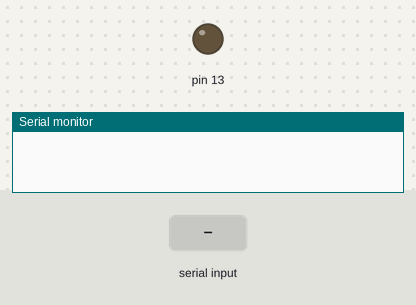
The sketch below on a simulated Arduino Uno, built with avr-gcc and run on an emulated ATmega328P. On the bench: output pins drawn as LEDs (lit = HIGH), the last lines printed to the serial monitor. Inputs (shaded band) come from the test bench.

Above: at 1.2 s.
1.3 s: "1" received over Serial
At 1.7 s:
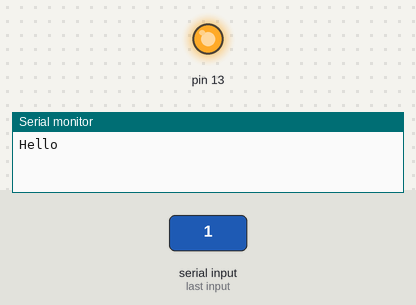
Timing chart, 0 to 4.3 s (numbered marks = the images above; inputs shaded):
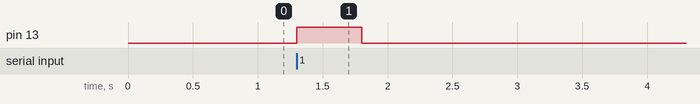

The sketch:

Arduino-serial.ino
```cpp
void setup() {
  Serial.begin(9600);

  pinMode(13, OUTPUT);
}

void loop() {


  if (Serial.available() > 0) {

    Serial.println("Hello");
    char incomingByte = Serial.read();

    if(incomingByte == '1')
    {
      digitalWrite(13, HIGH);
      delay(500);
      digitalWrite(13, LOW);
      delay(500);
    }

  }

}
```

Measured:
- after the input at 1.3 s, pin 13: LOW → HIGH at once, → LOW 0.50 s later
